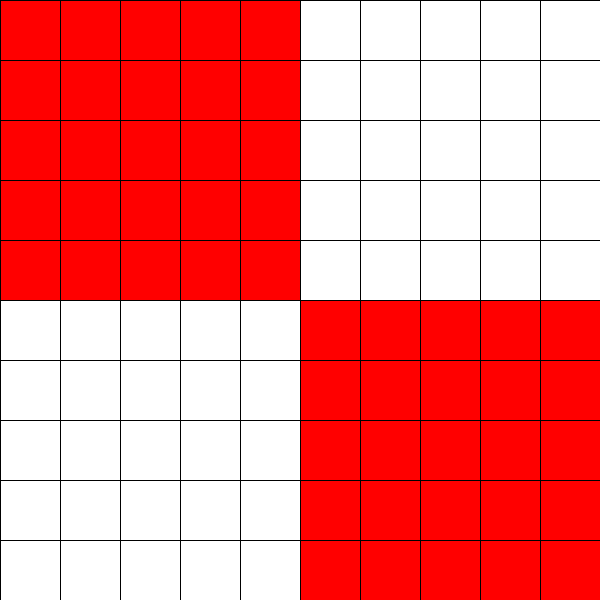
Frame 1 (no input)
Frame 60 (the mouse pressed at the canvas centre just before this capture): identical to frame 1, image omitted
Frame 120 (the mouse held since frame 60 and released just before this capture): identical to frame 1, image omitted

The Processing sketch that drew this single still picture (run headless with seeded random() and noise(); from frame 60 on, the mouse is pressed at the canvas centre):

// Processing sketch: sketch_11
// ── sketch_11.pde
/*
this sketch draws a grid to the canvas 
using two 2D arrays. 

create a third 2D array that will be used 
to store color values for the grid. in 
the setup, use a conditional statement 
to set color values to red or white, according 
to the pattern in the example image.
*/


int rows = 10;
int columns = 10;
float w, h;
float[][] posX = new float[rows][columns];
float[][] posY = new float[rows][columns];
int [][] col = new int[rows][columns];

void setup() {
  size(600, 600);
  w = width/rows;
  h = height/columns;
  for(int r = 0; r < posX.length; r++){
    for(int c = 0; c < posX[0].length; c++){
      posX[r][c] = c * w;
      posY[r][c] = r * h;
      
      col[r][c]= 255;
      
      if(posX[r][c] < 300 && posY[r][c] < 300){
       col[r][c] = color(255,0,0); 
      }
      if (posX[r][c] >= 300 && posY[r][c] >= 300){
        col[r][c] = color(255,0,0); 
      }
    }
  }
  
}

void draw() {
  for(int r = 0; r < posX.length; r++){
    for(int c = 0; c < posX[0].length; c++){
      fill(col[r][c]);
      rect(posX[r][c], posY[r][c], w, h);
    }
  }
}
